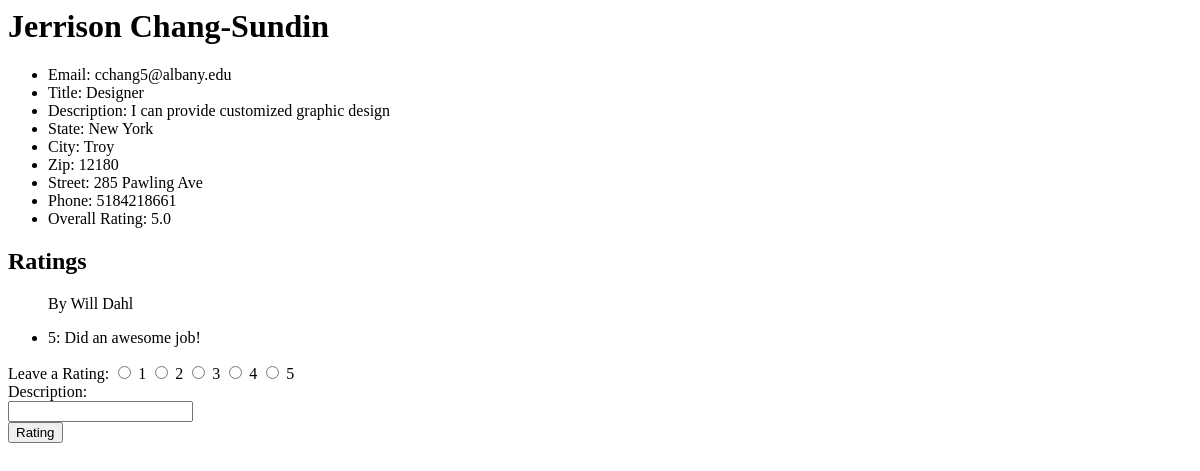
Page /RateMyServices/2&2/ on the earlier database version.
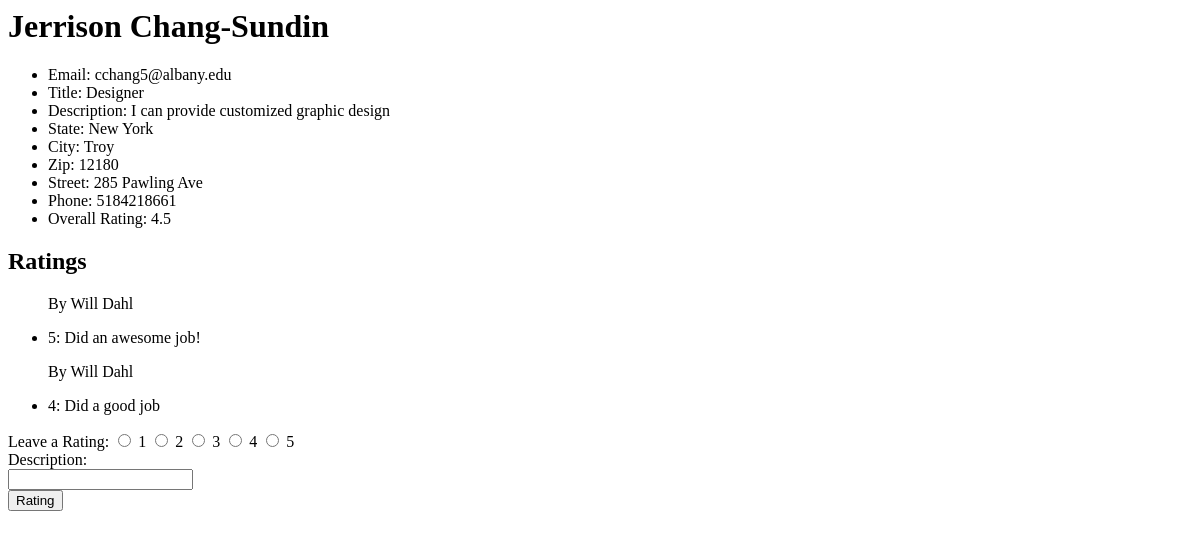
Same page on the later database version.
### RateMyServices/models.py (models this page shows, shortened)
class ProfessionalUser(models.Model):
	generalUserID = models.ForeignKey(User, on_delete=models.CASCADE)
	title = models.CharField(max_length=30, default='')
	description = models.CharField(max_length=200, default='')
	avg_rating = models.FloatField(default=0.0)

class Rating(models.Model):
	rater = models.ForeignKey(User, on_delete=models.CASCADE)
	provider = models.ForeignKey(ProfessionalUser, on_delete=models.CASCADE)
	service = models.ForeignKey(Service, on_delete=models.CASCADE, default=None)
	rating = models.IntegerField()
	description = models.CharField(max_length=200)
	verified = models.BooleanField(default=False)

### accounts/models.py (models this page shows, shortened)
class User(AbstractBaseUser):
    email   = models.EmailField(max_length=255,unique=True)
    active  = models.BooleanField(default=True)
    staff   = models.BooleanField(default=False) # a admin user; non super-user
    admin   = models.BooleanField(default=False) # a superuser
    first_name  = models.CharField(max_length=30,null=True,blank=False)
    last_name   = models.CharField(max_length=30,null=True,blank=False)
    professional = models.BooleanField(default=False)
    state       = models.CharField(max_length=30,null=True,blank=False)
    city        = models.CharField(max_length=30,null=True,blank=False)
    zips        = models.CharField(max_length=5,null=True,blank=False)
    street      = models.CharField(max_length=100,null=True,blank=False)
    phone       = models.CharField(max_length=12,null=True,blank=False)
    USERNAME_FIELD = 'email'
    REQUIRED_FIELDS = ['first_name','last_name'] # Email & Password are required by default.
    objects = UserManager()

### RateMyServices/views.py (the view)
# urls.py: path('<int:professionaluser_id>&<int:generaluser_id>/', views.user_profile, name='user_profile'),
def user_profile(request, professionaluser_id, generaluser_id):
	pUser = get_object_or_404(ProfessionalUser, id=professionaluser_id)
	gUser = get_object_or_404(User, id=generaluser_id)
	return render(request, 'RateMyServices/user_profile.html', {'pUser': pUser, 'gUser': gUser})

### RateMyServices/templates/RateMyServices/user_profile.html (shortened to what this page needs)
<h1>{{ pUser.generalUserID.first_name }} {{ pUser.generalUserID.last_name }}</h1>
<ul>
	<li>Email: {{ pUser.generalUserID.email }}</li>
	<li>Title: {{ pUser.title }}</li>
	<li>Description: {{ pUser.description }}</li>
	<li>State: {{ pUser.generalUserID.state }}</li>
	<li>City: {{ pUser.generalUserID.city }}</li>
	<li>Zip: {{ pUser.generalUserID.zips }}</li>
	<li>Street: {{ pUser.generalUserID.street }}</li>
	<li>Phone: {{ pUser.generalUserID.phone }}</li>
	<li>Overall Rating: {{ pUser.avg_rating }}</li>
</ul>
<h2>Ratings</h2>
<ul>
	{% for rating in pUser.rating_set.all %}
	<p>By {{ rating.rater.first_name }} {{ rating.rater.last_name }}</p>
	<li>{{ rating.rating }}: {{ rating.description}}</li>
	{% endfor %}
</ul>
<form action="{% url 'RateMyServices:rate' pUser.id gUser.id%}" method="post">
	Leave a Rating:
	<input type="radio" name="rating" id="rating1" value="1">
	<label for="rating1">1</label>
	<input type="radio" name="rating" id="rating2" value="2">
	<label for="rating2">2</label>
	<input type="radio" name="rating" id="rating3" value="3">
	<label for="rating3">3</label>
	<input type="radio" name="rating" id="rating4" value="4">
	<label for="rating4">4</label>
	<input type="radio" name="rating" id="rating5" value="5">
	<label for="rating5">5</label>
	<br>
	Description:<br>
	<input type="text" name="description"><br>
	<input type="submit" value="Rating">

Differences in the rows shown:
changed ProfessionalUser "Designer": avg_rating "5.0" → "4.5"
added Rating: rater.first_name "Will", rater.last_name "Dahl", rating "4", description "Did a good job"
